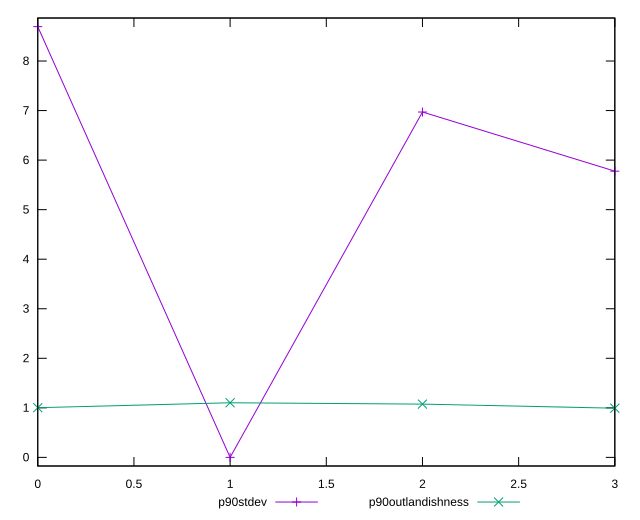

Source code (gnuplot):
reset

$p90Stdev <<EOF
0 8.694138766485203
1 0
2 6.970495937885023
3 5.776634927965518
EOF

$p90Outlandishness <<EOF
0 1.003162927283667
1 1.1025
2 1.0751918888357657
3 0.992852098475561
EOF

set key outside below
set xrange [0:3]
set yrange [-0.17388277532970406:8.868021541814906]
set trange [-0.17388277532970406:8.868021541814906]
set terminal svg size 640, 520 enhanced background rgb 'white'
set output "reports/report_00030_2021-02-24T20-42-31.540Z/max-potential-fid/progression/stddev.svg"

plot $p90Stdev title "p90stdev" with linespoints, \
     $p90Outlandishness title "p90outlandishness" with linespoints

reset
